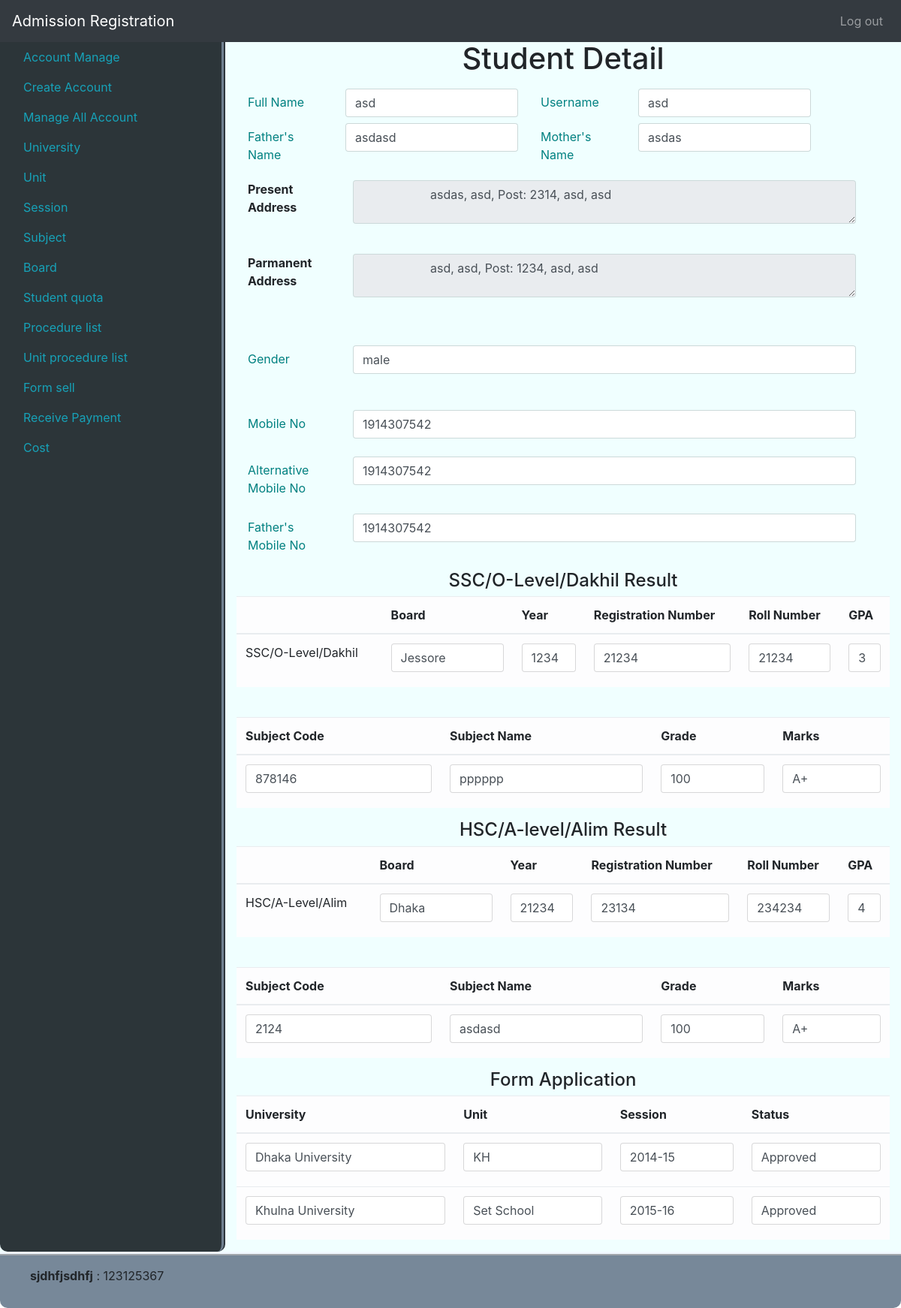
Page /StudentDetail/main/4 (signed in) on the earlier database version.
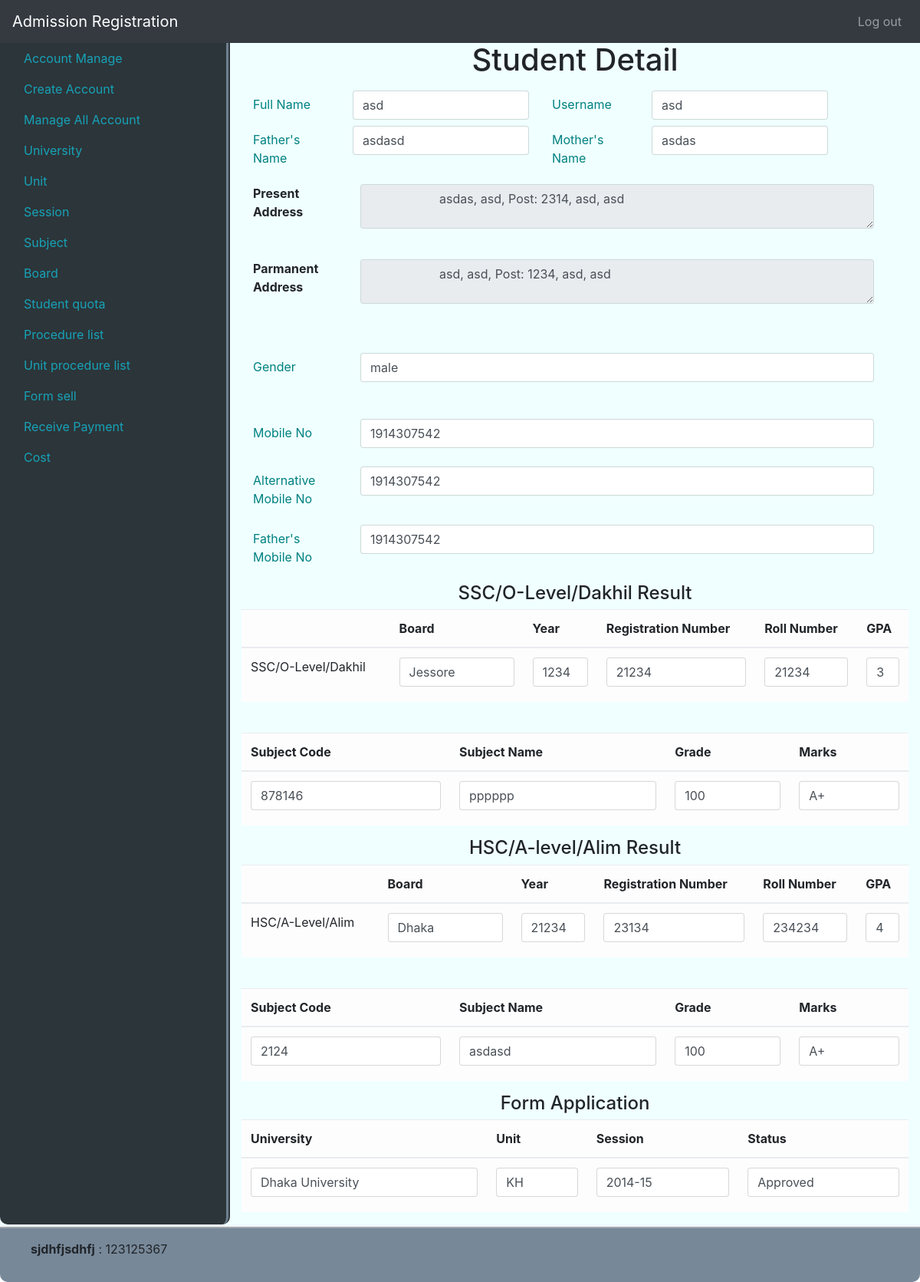
Same page on the later database version.
### tables this page shows
CREATE TABLE `users` (
  `id` int(11) NOT NULL,
  `full_name` varchar(256) NOT NULL,
  `user_name` varchar(20) NOT NULL,
  `password` varchar(256) NOT NULL,
  `user_role` enum('admin','manager','data_entry','student') NOT NULL,
  `account_status` tinyint(1) NOT NULL,
  `modified_by` int(11) NOT NULL,
  `modified_at` timestamp NOT NULL DEFAULT CURRENT_TIMESTAMP ON UPDATE CURRENT_TIMESTAMP
);

CREATE TABLE `student` (
  `id` int(11) NOT NULL,
  `user_id` int(11) NOT NULL,
  `father_name` varchar(40) NOT NULL,
  `mother_name` varchar(40) NOT NULL,
  `present_street_village` varchar(256) NOT NULL,
  `present_post_code` int(4) NOT NULL,
  `present_Upozilla_thana` varchar(20) NOT NULL,
  `present_district` varchar(20) NOT NULL,
  `present_division` varchar(20) NOT NULL,
  `permanent_street_village` varchar(256) NOT NULL,
  `permanent_post_code` int(4) NOT NULL,
  `permanent_Upozilla_thana` varchar(20) NOT NULL,
  `permanent_district` varchar(20) NOT NULL,
  `permanent_division` varchar(20) NOT NULL,
  `gender` int(1) NOT NULL,
  `mobile` int(11) NOT NULL,
  `alternative_mobile` int(11) NOT NULL,
  `father_mobile` int(11) NOT NULL,
  `ssc_board_id` int(11) NOT NULL,
  `ssc_year` int(4) NOT NULL,
  `ssc_registration_number` int(11) NOT NULL,
  `ssc_roll_number` int(11) NOT NULL,
  `ssc_gpa` varchar(5) NOT NULL,
  `hsc_board_id` int(11) NOT NULL,
  `hsc_year` int(4) NOT NULL,
  `hsc_registration_number` int(11) NOT NULL,
  `hsc_roll_number` int(11) NOT NULL,
  `hsc_gpa` varchar(5) NOT NULL,
  `modified_by` int(11) NOT NULL,
  `modified_at` timestamp NOT NULL DEFAULT CURRENT_TIMESTAMP ON UPDATE CURRENT_TIMESTAMP
);

CREATE TABLE `board` (
  `id` int(11) NOT NULL,
  `name` varchar(10) NOT NULL,
  `modified_by` int(11) NOT NULL,
  `modified_at` timestamp NOT NULL DEFAULT CURRENT_TIMESTAMP ON UPDATE CURRENT_TIMESTAMP
);

CREATE TABLE `ssc_hsc_result` (
  `id` int(11) NOT NULL,
  `student_id` int(11) NOT NULL,
  `subject_id` int(11) NOT NULL,
  `marks` int(3) NOT NULL,
  `grade` varchar(2) NOT NULL,
  `modified_by` int(11) NOT NULL,
  `modified_at` timestamp NOT NULL DEFAULT CURRENT_TIMESTAMP ON UPDATE CURRENT_TIMESTAMP
);

CREATE TABLE `subject` (
  `id` int(11) NOT NULL,
  `code` varchar(256) DEFAULT NULL,
  `name` varchar(20) NOT NULL,
  `exam_type` enum('SSC','Dakhil','O Level','HSC','Alim','A Level') NOT NULL,
  `modified_id` int(11) NOT NULL,
  `modified_at` timestamp NOT NULL DEFAULT CURRENT_TIMESTAMP ON UPDATE CURRENT_TIMESTAMP
);

CREATE TABLE `form_sell` (
  `id` int(11) NOT NULL,
  `student_id` int(11) NOT NULL,
  `unit_id` int(11) NOT NULL,
  `serial_number` int(11) UNSIGNED ZEROFILL NOT NULL,
  `is_approve` tinyint(1) NOT NULL,
  `modified_by` int(11) NOT NULL,
  `modified_at` timestamp NOT NULL DEFAULT CURRENT_TIMESTAMP ON UPDATE CURRENT_TIMESTAMP
);

CREATE TABLE `university` (
  `id` int(11) NOT NULL,
  `name` varchar(256) NOT NULL,
  `modified_by` int(11) NOT NULL,
  `modified_at` timestamp NOT NULL DEFAULT CURRENT_TIMESTAMP ON UPDATE CURRENT_TIMESTAMP
);

CREATE TABLE `unit` (
  `id` int(11) NOT NULL,
  `university_id` int(11) NOT NULL,
  `session_id` int(11) NOT NULL,
  `unit_name` varchar(256) NOT NULL,
  `start_date_time` timestamp NOT NULL DEFAULT '0000-00-00 00:00:00',
  `end_date_time` timestamp NOT NULL DEFAULT '0000-00-00 00:00:00',
  `selection_date_time` timestamp NULL DEFAULT NULL,
  `exam_date_time` timestamp NOT NULL DEFAULT '0000-00-00 00:00:00',
  `form_price` decimal(7,2) NOT NULL,
  `service_charge` decimal(7,2) NOT NULL,
  `detail` text NOT NULL,
  `modified_by` int(11) NOT NULL,
  `modified_at` timestamp NOT NULL DEFAULT CURRENT_TIMESTAMP ON UPDATE CURRENT_TIMESTAMP
);

CREATE TABLE `session` (
  `id` int(11) NOT NULL,
  `session` varchar(10) NOT NULL,
  `modified_by` int(11) NOT NULL,
  `modified_at` timestamp NOT NULL DEFAULT CURRENT_TIMESTAMP ON UPDATE CURRENT_TIMESTAMP
);

### app/views/admin/studentDetail.php (the view)
<div class="col">
    <h1 style="text-align: center">Student Detail</h1>
    <div style="padding-top: 10px">
        <div class="col-12 row">
            <div class="col-6 from-control row">
                <label for="fullname" class="col-4 col-form-label">Full Name</label>
                <div class="col-8">
                    <label class="form-control" type="text" id="fullname" name="fullname" ><?php echo $data['user'][0]['full_name']?></label>
                </div>
            </div>
            <div class="col-6 from-control row">
                <label for="username" class="col-4 col-form-label">Username</label>
                <div class="col-8">
                    <label class="form-control" type="text" id="username" name="username" ><?php echo $data['user'][0]['user_name']?></label>
                </div>
            </div>
        </div>
        <div class="col-12 row">
            <div class="col-6 form-group row">
                <label for="fathername" class="col-4 col-form-label">Father's Name</label>
                <div class="col-8">
                    <label class="form-control" type="text" id="fathername" name="fathername" ><?php echo $data['student'][0]['father_name']?></label>
                </div>
            </div>
            <div class="col-6 from-control row">
                <label for="mothername" class="col-4 col-form-label">Mother's Name</label>
                <div class="col-8">
                    <label class="form-control" type="text" id="mothername" name="mothername" ><?php echo $data['student'][0]['mother_name']?></label>
                </div>
            </div>
        </div>
        <div class="col-12 form-group row">
            <div class="col-2">
                <span><b>Present Address</b></span>
            </div>
            <div class="col-10">
        		<textarea class="form-control" disabled="disabled"  >
                    <?php
                    echo $data['student'][0]['present_street_village'].", ".$data['student'][0]['present_Upozilla_thana'].", Post: ".$data['student'][0]['present_post_code'].", ".$data['student'][0]['present_district'].", ".$data['student'][0]['present_division'];
                    ?>
                </textarea>
            </div>
        </div>
        <br>
        <div class="col-12 form-group row">
            <div class="col-2">
                <span><b>Parmanent Address</b></span>
            </div>
            <div class="col-10">
        		<textarea disabled="disabled" class="form-control" >
                    <?php
                    echo $data['student'][0]['permanent_street_village'].", ".$data['student'][0]['permanent_Upozilla_thana'].", Post: ".$data['student'][0]['permanent_post_code'].", ".$data['student'][0]['permanent_district'].", ".$data['student'][0]['permanent_division'];
                    ?>
                </textarea>
            </div>
        </div>
        <br><br>
        <div class="col-12 form-group row">
            <label for="gender" class="col-2 col-form-label">Gender</label>
            <div class="col-10">
                <label class="form-control" type="text" id="perdivision" name="perdivision" >
                    <?php
                    if($data['student'][0]['gender'] == '1'){
                        echo "male";
                    }elseif ($data['student'][0]['gender'] == '2'){
                        echo "female";
                    }elseif ($data['student'][0]['gender'] == '3'){
                        echo "other";
                    }
                    ?>
                </label>
            </div>
        </div>
        <br>
        <div class="col-12 form-group row">
            <label for="mobile" class="col-2 col-form-label">Mobile No</label>
            <div class="col-10">
                <label class="form-control" type="text" pattern="[0-9]{11}" id="mobile" name="mobile" ><?php echo $data['student'][0]['mobile']?></label>
            </div>
        </div>
        <div class="col-12 form-group row">
            <label for="altermobile" class="col-2 col-form-label">Alternative Mobile No</label>
            <div class="col-10">
                <label class="form-control" type="text" pattern="[0-9]{11}" id="altermobile" name="altermobile" ><?php echo $data['student'][0]['alternative_mobile']?></label>
            </div>
        </div>
        <div class="col-12 form-group row">
            <label for="fathermobile" class="col-2 col-form-label">Father's Mobile No</label>
            <div class="col-10">
                <label class="form-control" type="text" pattern="[0-9]{11}" id="fathermobile" name="fathermobile" ><?php echo $data['student'][0]['father_mobile']?></label>
            </div>
        </div>
        <h4 style="text-align: center">SSC/O-Level/Dakhil Result</h4>
        <table class="table table-light table-responsive">
            <thead>
            <tr>
                <th></th>
                <th width="20%">Board</th>
                <th>Year</th>
                <th>Registration Number</th>
                <th>Roll Number</th>
                <th>GPA</th>
            </tr>
            </thead>
            <tbody>
            <form method="post" action="<?php echo BASE_URL?>/StudentAccountManage/updateScc">
                <tr>
                    <td>SSC/O-Level/Dakhil</td>
                    <td>
                        <label class="form-control"><?php
                            foreach ($data['board'] as $key => $value){
                                if($data['student'][0]['ssc_board_id'] == $value['id']){
                                    echo $value['name'];
                                }
                            }
                            ?></label>
                    </td>
                    <td>
                        <label class="form-control"><?php echo $data['student'][0]['ssc_year']?></label>
                    </td>
                    <td>
                        <label class="form-control"><?php echo $data['student'][0]['ssc_registration_number']?></label>
                    </td>
                    <td>
                        <label class="form-control"><?php echo $data['student'][0]['ssc_roll_number']?></label>
                    </td>
                    <td>
                        <label class="form-control"><?php echo $data['student'][0]['ssc_gpa']?></label>
                    </td>
                </tr>
            </form>
            </tbody>
        </table>
        <br>
        <table class="table table-light table-responsive">
            <thead>
            <tr>
                <th>Subject Code</th>
                <th>Subject Name</th>
                <th>Grade</th>
                <th>Marks</th>
            </tr>
            </thead>
            <tbody>
            <?php foreach ($data['ssc_result'] as $key => $value){?>
                <tr>
                    <td><label class="form-control"><?php echo $value['code']?></label></td>
                    <td><label class="form-control"><?php echo $value['name']?></label></td>
                    <td><label class="form-control"><?php echo $value['marks']?></label></td>
                    <td><label class="form-control"><?php echo $value['grade']?></label></td>
                </tr>
            <?php } ?>
            </tbody>
        </table>
        <h4 style="text-align: center">HSC/A-level/Alim Result</h4>
        <table class="table table-light table-responsive">
            <thead>
            <tr>
                <th></th>
                <th width="20%">Board</th>
                <th>Year</th>
                <th>Registration Number</th>
                <th>Roll Number</th>
                <th>GPA</th>
            </tr>
            </thead>
            <tbody>
            <form method="post" action="<?php echo BASE_URL?>/StudentAccountManage/updateHcc">
                <tr>
                    <td>HSC/A-Level/Alim</td>
                    <td>
                        <label class="form-control"><?php
                            foreach ($data['board'] as $key => $value){
                                if($data['student'][0]['hsc_board_id'] == $value['id']){
                                    echo $value['name'];
                                }
                            }
                            ?></label>
                    </td>
                    <td>
                        <label class="form-control"><?php echo $data['student'][0]['hsc_year']?></label>
                    </td>
                    <td>
                        <label class="form-control"><?php echo $data['student'][0]['hsc_registration_number']?></label>
                    </td>
                    <td>
                        <label class="form-control"><?php echo $data['student'][0]['hsc_roll_number']?></label>
                    </td>
                    <td>
                        <label class="form-control"><?php echo $data['student'][0]['hsc_gpa']?></label>
                    </td>
                </tr>
            </form>
            </tbody>
        </table>
        <br>
        <table class="table table-light table-responsive">
            <thead>
            <tr>
                <th>Subject Code</th>
                <th>Subject Name</th>
                <th>Grade</th>
                <th>Marks</th>
            </tr>
            </thead>
            <tbody>
            <?php foreach ($data['hsc_result'] as $key => $value){?>
                <tr>
                    <td><label class="form-control"><?php echo $value['code']?></label></td>
                    <td><label class="form-control"><?php echo $value['name']?></label></td>
                    <td><label class="form-control"><?php echo $value['marks']?></label></td>
                    <td><label class="form-control"><?php echo $value['grade']?></label></td>
                </tr>
            <?php } ?>
            </tbody>
        </table>
        <h4 style="text-align: center">Form Application</h4>
        <table class="table table-light table-responsive">
            <thead>
            <tr>
                <th>University</th>
                <th>Unit</th>
                <th>Session</th>
                <th>Status</th>
            </tr>
            </thead>
            <tbody>
            <?php foreach ($data['form'] as $key => $value){?>
                <tr>
                    <td><label class="form-control"><?php echo $value['name']?></label></td>
                    <td><label class="form-control"><?php echo $value['unit_name']?></label></td>
                    <td><label class="form-control"><?php echo $value['session']?></label></td>
                    <td><label class="form-control"><?php if($value['is_approve'] == '1'){echo 'Approved';}else{echo 'Not Approved';} ?></label></td>
                </tr>
            <?php } ?>
            </tbody>
        </table>
    </div>
</div>

Differences in the rows shown:
removed form_sell: university.name "Khulna University", unit.unit_name "Set School", session.session "2015-16", is_approve "Approved"
